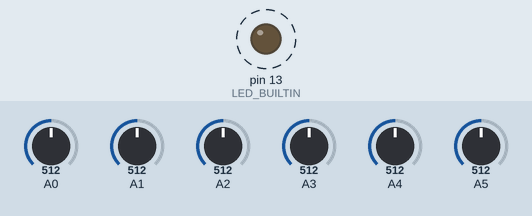
Simulated run of this sketch. Board: Arduino Uno, built with avr-gcc and run on an emulated ATmega328P. Parts: output pins drawn as LEDs (lit = HIGH). Dashed ring = blinking. Inputs (shaded band) come from the test bench; at power-on: A0 = 512, A1 = 512, A2 = 512, A3 = 512, A4 = 512, A5 = 512. What the sketch prints to the serial monitor is not drawn.

Above: at 0.3 s.
Timing chart, 0 to 3.0 s (numbered marks = the images above):
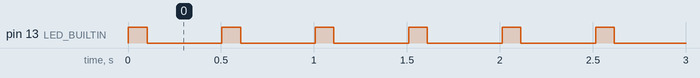

The sketch:

readpins.ino
```cpp
/* Poll the analog pins, print them out to TTY */

/* IMPORTANT - if using multiple Arduino boards, each must get
 *  a unique (and stable) ControllerID here. The action config
 *  will be tied to this ID. */
int controllerID = 0;

void setup(void)
{
  // initialize digital pin LED_BUILTIN as an output.
  pinMode(LED_BUILTIN, OUTPUT);
  Serial.begin(9600);
}

void loop(void)
{
  int analogVal[6];
  int pin;
  String str;

  Serial.print(str + "Controller:C" + controllerID);

  for (pin=0; pin<6; pin++) {
    analogVal[pin] = analogRead(pin);
    Serial.print(str + " A" + pin + ":" + analogVal[pin]);
  }

  Serial.println("");

  // Flash the LED, while sleeping for 0.5s
  digitalWrite(LED_BUILTIN, HIGH);  // turn the LED on (HIGH is the voltage level)
  delay(100);
  digitalWrite(LED_BUILTIN, LOW);   // turn the LED off by making the voltage LOW
  delay(400);
}
```

Measured:
- by itself, pin 13 (LED_BUILTIN): alternates HIGH for 0.10 s and LOW for 0.40 s
